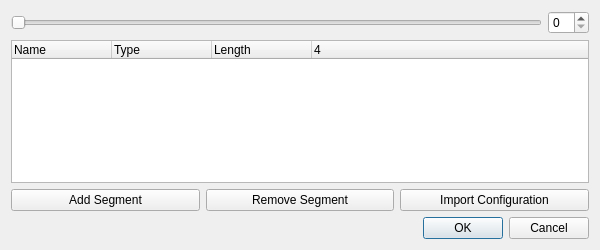
<?xml version="1.0" encoding="UTF-8"?>
<ui version="4.0">
 <class>OpenRGBZoneEditorDialog</class>
 <widget class="QDialog" name="OpenRGBZoneEditorDialog">
  <property name="geometry">
   <rect>
    <x>0</x>
    <y>0</y>
    <width>600</width>
    <height>250</height>
   </rect>
  </property>
  <property name="windowTitle">
   <string>Zone Editor</string>
  </property>
  <layout class="QGridLayout" name="gridLayout" columnstretch="1,0">
   <item row="3" column="0" colspan="2">
    <layout class="QHBoxLayout" name="horizontalLayout">
     <item>
      <widget class="QPushButton" name="AddSegmentButton">
       <property name="text">
        <string>Add Segment</string>
       </property>
      </widget>
     </item>
     <item>
      <widget class="QPushButton" name="RemoveSegmentButton">
       <property name="text">
        <string>Remove Segment</string>
       </property>
      </widget>
     </item>
     <item>
      <widget class="QPushButton" name="ImportConfigurationButton">
       <property name="text">
        <string>Import Configuration</string>
       </property>
      </widget>
     </item>
    </layout>
   </item>
   <item row="0" column="0">
    <widget class="QTooltipedSlider" name="ResizeSlider">
     <property name="sizePolicy">
      <sizepolicy hsizetype="Preferred" vsizetype="Fixed">
       <horstretch>0</horstretch>
       <verstretch>0</verstretch>
      </sizepolicy>
     </property>
     <property name="orientation">
      <enum>Qt::Orientation::Horizontal</enum>
     </property>
    </widget>
   </item>
   <item row="1" column="0" colspan="2">
    <widget class="QTreeWidget" name="SegmentsTreeWidget">
     <property name="columnCount">
      <number>4</number>
     </property>
     <column>
      <property name="text">
       <string notr="true">Name</string>
      </property>
     </column>
     <column>
      <property name="text">
       <string>Type</string>
      </property>
     </column>
     <column>
      <property name="text">
       <string>Length</string>
      </property>
     </column>
     <column>
      <property name="text">
       <string/>
      </property>
     </column>
    </widget>
   </item>
   <item row="4" column="0" colspan="2">
    <widget class="QDialogButtonBox" name="ButtonBox">
     <property name="sizePolicy">
      <sizepolicy hsizetype="Preferred" vsizetype="Fixed">
       <horstretch>0</horstretch>
       <verstretch>0</verstretch>
      </sizepolicy>
     </property>
     <property name="orientation">
      <enum>Qt::Orientation::Horizontal</enum>
     </property>
     <property name="standardButtons">
      <set>QDialogButtonBox::StandardButton::Cancel|QDialogButtonBox::StandardButton::Ok</set>
     </property>
    </widget>
   </item>
   <item row="0" column="1">
    <widget class="QSpinBox" name="ResizeBox">
     <property name="sizePolicy">
      <sizepolicy hsizetype="Minimum" vsizetype="Fixed">
       <horstretch>0</horstretch>
       <verstretch>0</verstretch>
      </sizepolicy>
     </property>
    </widget>
   </item>
  </layout>
 </widget>
 <customwidgets>
  <customwidget>
   <class>QTooltipedSlider</class>
   <extends>QSlider</extends>
   <header location="global">QTooltipedSlider.h</header>
  </customwidget>
 </customwidgets>
 <resources/>
 <connections>
  <connection>
   <sender>ButtonBox</sender>
   <signal>accepted()</signal>
   <receiver>OpenRGBZoneEditorDialog</receiver>
   <slot>accept()</slot>
   <hints>
    <hint type="sourcelabel">
     <x>248</x>
     <y>254</y>
    </hint>
    <hint type="destinationlabel">
     <x>157</x>
     <y>274</y>
    </hint>
   </hints>
  </connection>
  <connection>
   <sender>ButtonBox</sender>
   <signal>rejected()</signal>
   <receiver>OpenRGBZoneEditorDialog</receiver>
   <slot>reject()</slot>
   <hints>
    <hint type="sourcelabel">
     <x>316</x>
     <y>260</y>
    </hint>
    <hint type="destinationlabel">
     <x>286</x>
     <y>274</y>
    </hint>
   </hints>
  </connection>
 </connections>
</ui>
